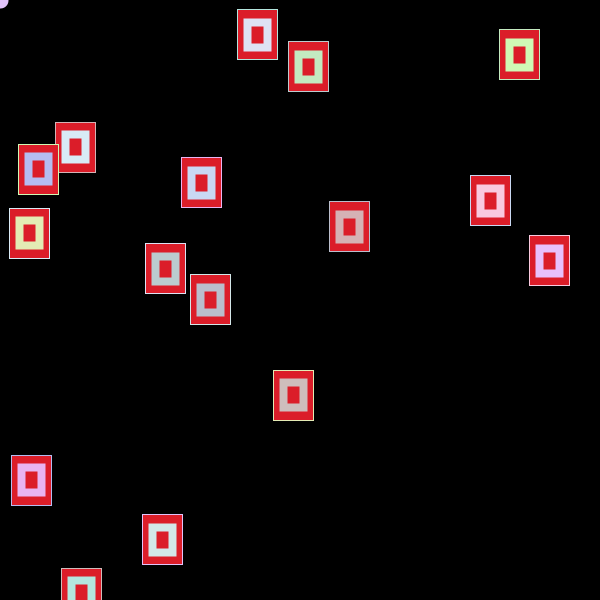
Frame 1 (no input)
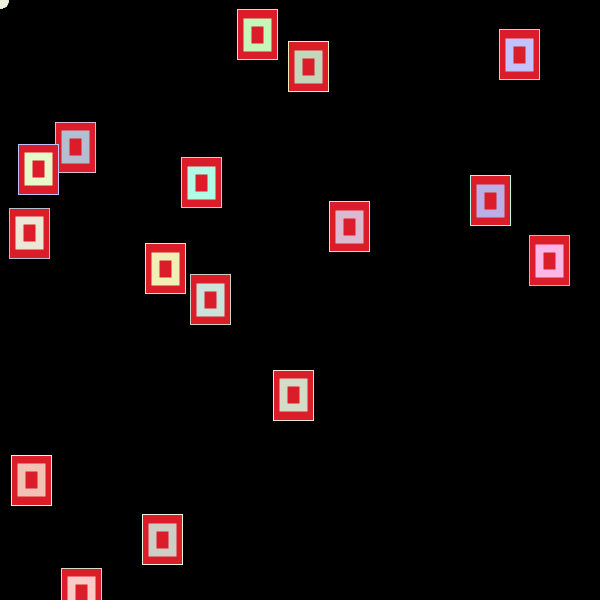
Frame 60 (the mouse pressed at the canvas centre just before this capture)
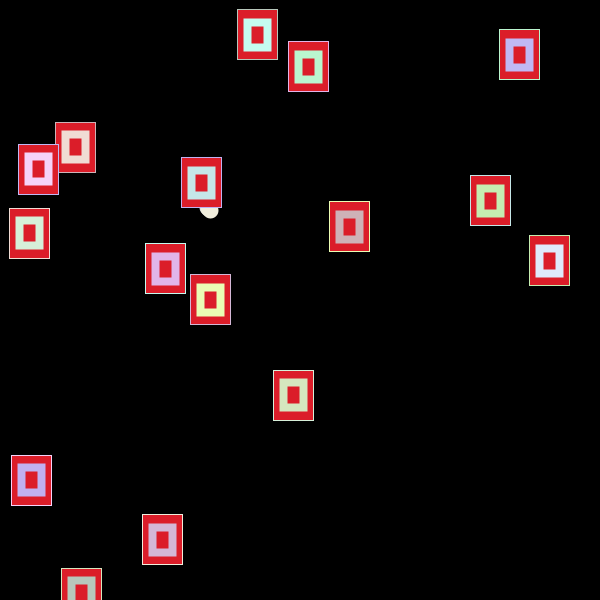
Frame 120 (the mouse held since frame 60 and released just before this capture)

The Processing sketch that drew these frames (run headless with seeded random() and noise(); from frame 60 on, the mouse is pressed at the canvas centre):

// Processing sketch: processing_115366
// ── processing_115366.pde

float x; //declaring variables
float y;
float px;
float py;
float easing = 0.02; //declaring the speed of the easing
Mine[] obstacles; //declares the array and stating the data type, which is the class

boolean collision = false;

void setup(){
  size (600, 600);
  smooth();
  stroke(random(175, 255), random(175, 255), random(175, 255));
  strokeWeight(16);
  background(0);
  
  obstacles = new Mine[16]; //create the objects within the array
  for(int i = 0; i < obstacles.length; i++){
    obstacles[i] = new Mine();
  }
}

void draw(){
  float targetX = mouseX;
  x += (targetX - x) * easing;
  float targetY = mouseY;
  y += (targetY - y) * easing; //makes the easing work
  line(x, y, px, py); //draws the snake
  py = y;
  px = x;
 
 
 for(int i=0; i<obstacles.length; i++){ //the loop ensures that the function (method) is applied to every element within the array
      obstacles[i].display(); //displays all the instances of the class using the array
      
      collision = obstacles[i].object_collision(x, y);
  
      if (collision == true){ //collision detection
        background(0);
    }
      
  }

  
  
}

//***************

class Mine{ //creates the block for the class
  float obstacle_x;
  float obstacle_y;
  int obstacle_width;
  int obstacle_height; //declares the class' fields
  
  Mine(){ //the constructor
    obstacle_x = random(width); //thes initial values will be set when each instance of a class is created
    obstacle_y = random(height);
    obstacle_width = 40;
    obstacle_height = 50;
    fill(219, 29, 41);
  }
  
  void display(){ //this method displays the objects
    strokeWeight(1);
    rect(obstacle_x, obstacle_y, obstacle_width, obstacle_height); //creates the red part of the mine
    stroke(random(175, 255), random(175, 255), random(175, 255));
    strokeWeight(8);
    rect(obstacle_x + 10, obstacle_y + 12.5, obstacle_width - 20, obstacle_height - 25); //creates the multi-coloured part of the mine
    strokeWeight(16); //return the strokeWeight to what's required for drawing the snake
  }
  
  boolean object_collision(float tempX, float tempY){ //creates the method to test for collision between the snake and the mines
  
    if ((obstacle_x + obstacle_width) > tempX && tempX > obstacle_x && (obstacle_y + obstacle_height) > tempY && tempY > obstacle_y){
      return true; //return true if the x and y co-ordinates of the head of the snake collide with the mine
    }else {
      return false;
    }
  }
}
